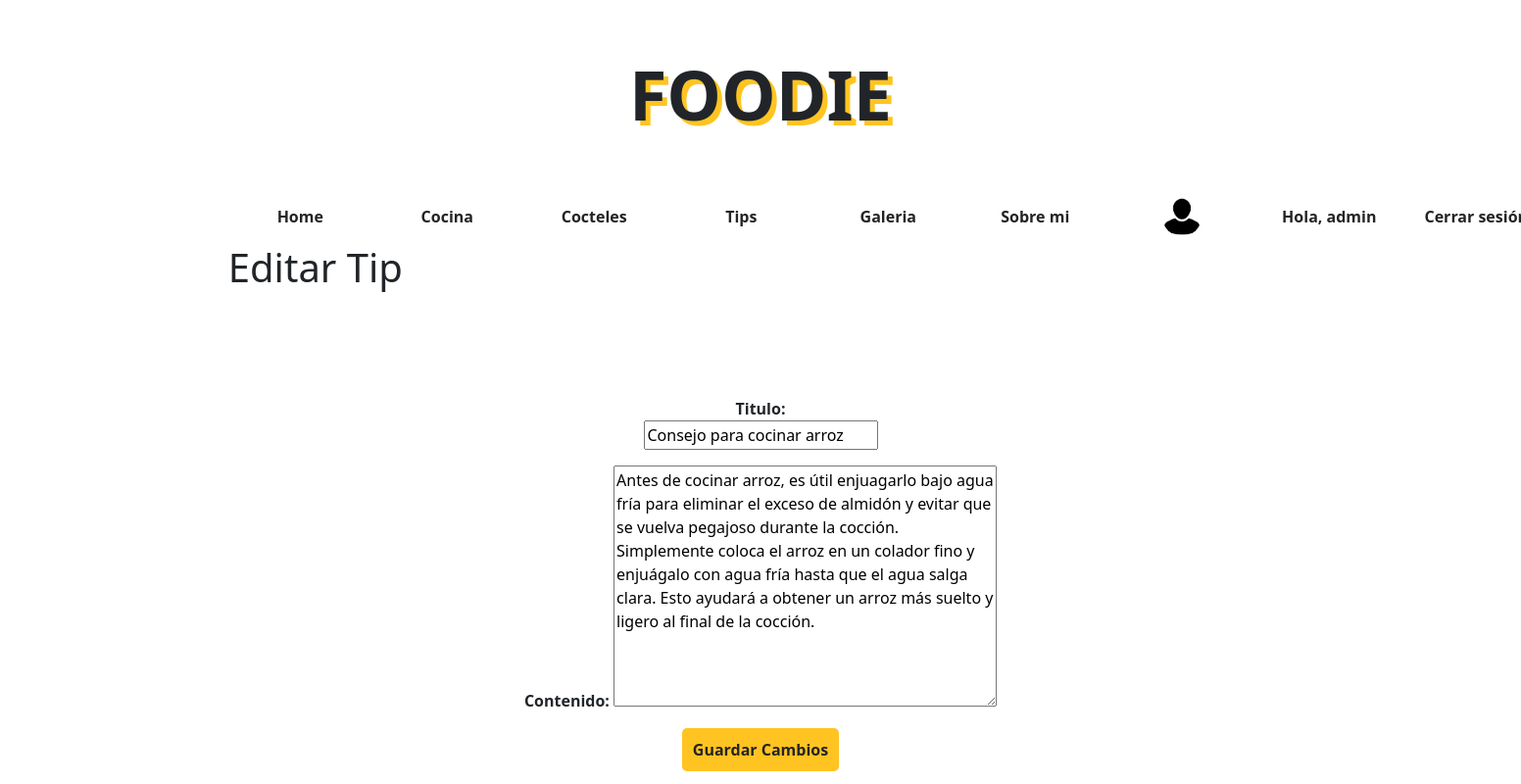
Page /editar_tip/1/ (signed in) on the committed database.
### foodieApp/models.py (models this page shows, shortened)
class Tip(models.Model):
    titulo = models.CharField(max_length=100)
    autor = models.ForeignKey(User, on_delete=models.CASCADE)
    fecha_publicacion = models.DateTimeField(auto_now_add=True)
    contenido = models.TextField()

### foodieApp/views.py (the view)
# urls.py: path("editar_tip/<int:tip_id>/", editar_tip, name="editar_tip"),
def editar_tip(request, tip_id):
    tip = get_object_or_404(Tip, pk=tip_id)
    if request.method == "POST":
        form = TipForm(request.POST, instance=tip)
        if form.is_valid():
            form.save()
            return redirect("lista_tips")
    else:
        form = TipForm(instance=tip)
    return render(request, "foodieApp/editar_tip.html", {"form": form})

### foodieApp/forms.py
class TipForm(forms.ModelForm):
    class Meta:
        model = Tip
        fields = ['titulo', 'contenido']

### foodieApp/templates/foodieApp/editar_tip.html (shortened to what this page needs)
{% extends 'index.html' %}
{% block contenido %}
<h1>Editar Tip</h1>
<form method="post" enctype="multipart/form-data">
    {{ form.as_p }}
    <button type="submit">Guardar Cambios</button>
</form>
{% endblock contenido %}

### foodieApp/templates/index.html (shortened to what this page needs)
{% load static %}
<!DOCTYPE html>
<html lang="en">
<head>
    <link href="https://cdn.jsdelivr.net/npm/bootstrap@5.3.3/dist/css/bootstrap.min.css" rel="stylesheet"
>
    {% load static %}
    <link href="{% static  'css/styles.css' %}" rel="stylesheet" />
</head>
<body>
    <div class="estructura">
        <div>
            <h1 class="logo">FOODIE</h1>
        </div>
        <nav class="navbar navbar-expand-lg bg-body-transparent">
            <div class="container-fluid">
                <div class="collapse navbar-collapse" id="navbarSupportedContent">
                    <ul class="navbar-nav me-auto mb-2 mb-lg-0">
                        <li class="nav-item">
                            <a class="nav-link" href="/">Home</a>
                        </li>
                        <li class="nav-item">
                            <a class="nav-link" href="/recetario/">Cocina</a>
                        </li>
                        <li class="nav-item">
                            <a class="nav-link" href="/coctelero/">Cocteles</a>
                        </li>
                        <li class="nav-item">
                            <a class="nav-link" href="/tips/">Tips</a>
                        </li>
                        <li class="nav-item">
                            <a class="nav-link" href="/galeria/">Galeria</a>
                        </li>
                        <li class="nav-item">
                            <a class="nav-link" href="/sobremi/">Sobre mi</a>
                        </li>
                        {% if user.is_authenticated %}
                        <li class="nav-item">
                            {% if user.userprofile.avatar %}
                            <img src="{{ user.userprofile.avatar.url }}" alt="Avatar"
                                style="width: 40px; height: 40px; border-radius: 50%;">
                            {% else %}
                            <img src="{% static 'images/default_avatar.png' %}" alt="Avatar por defecto"
                                style="width: 40px; height: 40px; border-radius: 50%;">
                            {% endif %}
                        </li>
                        <li class="nav-item">
                            <a class="nav-link" href="{% url 'configuracion_usuario' %}">Hola, {{ user.username }}</a>
                        </li>
                        <li class="nav-item">
                            <a class="nav-link" href="{% url 'logout' %}">Cerrar sesión</a>
                        </li>
                        {% endif %}
                    </ul>
                </div>
            </div>
        </nav>
        {% block contenido %}
        {% endblock contenido %}
    </div>
</body>
</html>

### foodieApp/static/css/styles.css (style rules this page uses)
body { background-color: #ffffff; }
.logo { font-weight: bold; font-size: 70px; text-align: center; margin: 0 auto; padding: 5% 0; text-shadow: 5px 5px 0px rgba(255, 196, 33); }
.estructura { margin: 0 10%; padding: 0% 5%; background-color: #ffffff; }
.nav-link { color: #242424; font-weight: bold; border-radius: 10px; }
.nav-item { margin-right: 2%; width: 150px; text-align: center; }
form { font-weight: bold; margin-top: 10%; text-align: center; }
form button { border: none; background-color: rgb(255, 196, 33); color: #242424; font-weight: bold; border-radius: 5px; padding: 10px 1%; }
form input { display: block; margin: 0 auto; }

### rows in the picture
Tip: titulo "Consejo para cocinar arroz", contenido "Antes de cocinar arroz, es útil enjuagarlo bajo agua fría para eliminar el exceso de almidón y evitar que se vuelva pegajoso durante la cocción. Simplemente coloca el arroz en un colador fino y enjuágalo con agua fría hasta que el agua salga clara. Esto ayudará a obtener un arroz más suelto y ligero al final de la cocción."

### other values in the picture
{{ user.username }} "admin"
